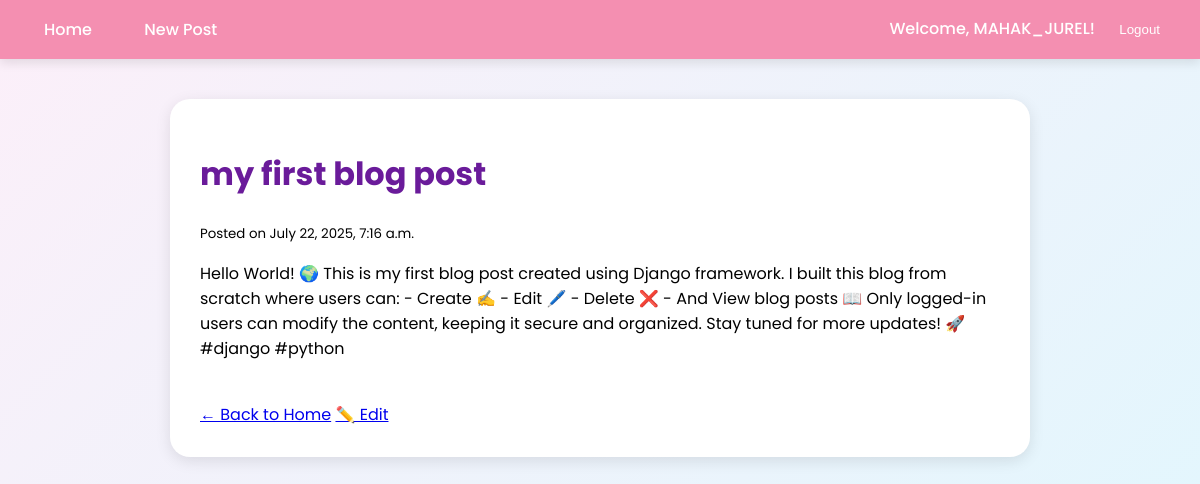
The app's page /post/1/ (signed in) with its own data.
### blog/models.py (models this page shows, shortened)
class BlogPost(models.Model):
    title = models.CharField(max_length=200)
    content = models.TextField()
    date_posted = models.DateTimeField(default=timezone.now)

### blog/views.py (the view)
# urls.py: path('post/<int:post_id>/', views.post_detail, name='post-detail'),
def post_detail(request, post_id):
    post = get_object_or_404(BlogPost, id=post_id)
    return render(request, 'blog/post_detail.html', {'post': post})

### blog/templates/blog/post_detail.html (shortened to what this page needs)
{% extends "blog/base.html" %}
{% block content %}
    <h1>{{ post.title }}</h1>
    <small>Posted on {{ post.date_posted }}</small>
    <p>{{ post.content }}</p>
    <br>
    <a href="{% url 'blog-home' %}">← Back to Home</a>
    <a href="{% url 'post-edit' post.id %}">✏️ Edit</a>
{% endblock %}

### blog/templates/blog/base.html (shortened to what this page needs)
<!DOCTYPE html>
<html lang="en">
<head>
</head>
<body>
    <nav>
        <div>
            <a href="{% url 'blog-home' %}">Home</a>
            <a href="{% url 'blog-create' %}">New Post</a>
        </div>
        <div>
            {% if user.is_authenticated %}
                <span class="welcome">Welcome, {{ user.username }}!</span>
                <form method="post" action="{% url 'logout' %}" style="display:inline;">
    <button type="submit" style="background:none; border:none; color:white; cursor:pointer;">Logout</button>
</form>
            {% else %}
                <a href="{% url 'login' %}">Login</a>
                <a href="{% url 'register' %}">Register</a>
            {% endif %}
        </div>
    </nav>
    <div class="container">
        {% block content %}
        {% endblock %}
    </div>
</body>
</html>

### blog/templates/blog/base.html (style rules this page uses)
body { font-family: 'Poppins', sans-serif; margin: 0; padding: 0; background: linear-gradient(135deg, #fceff9, #e3f6fd); }
nav { background: #f48fb1; padding: 12px 20px; display: flex; align-items: center; justify-content: space-between; box-shadow: 0 4px 10px rgba(0,0,0,0.1); }
nav a { color: white; margin: 0 12px; text-decoration: none; font-weight: 500; padding: 6px 12px; border-radius: 20px; transition: background 0.3s; }
.welcome { color: white; font-weight: 500; }
.container { margin: 40px auto; background: white; padding: 30px; width: 90%; max-width: 800px; border-radius: 20px; box-shadow: 0 4px 15px rgba(0,0,0,0.1); }
h1, h2, h3 { color: #6a1b9a; }
button, .btn { background: #ba68c8; color: white; border: none; padding: 10px 20px; border-radius: 30px; cursor: pointer; transition: background 0.3s; }

### records on screen
BlogPost: title "my first blog post", date_posted "July 22, 2025, 7:16 a.m.", content "Hello World! 🌍 This is my first blog post created using Django framework. I built this blog from scratch where users can: - Create ✍️ - Edit 🖊️ - Delete ❌ - And View blog posts 📖 Only logged-in users can modify the content, keeping it secure and organized. Stay tuned for more updates! 🚀 #django #python"

### other values on screen
{{ user.username }} "MAHAK_JUREL"
